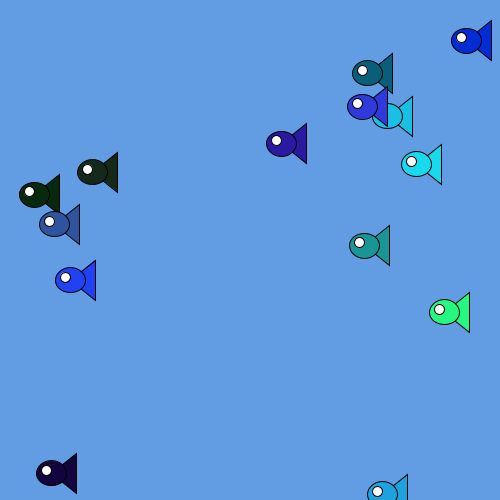
Frame 1 (no input)
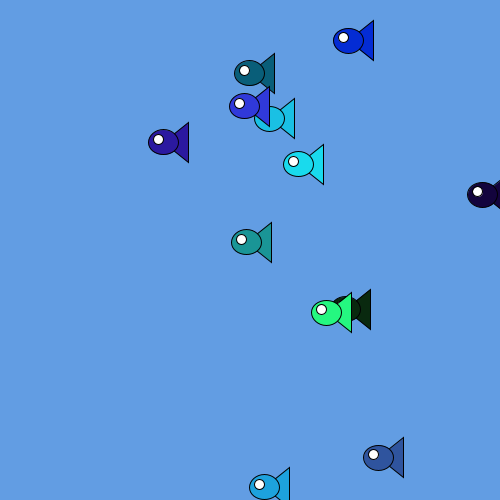
Frame 60 (the mouse pressed at the canvas centre just before this capture)
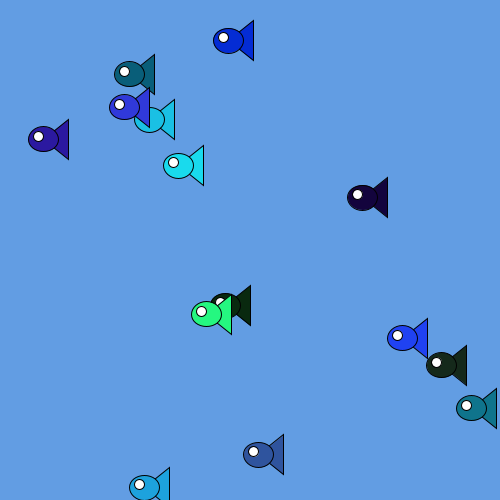
Frame 120 (the mouse held since frame 60 and released just before this capture)

The Processing sketch that drew these frames (run headless with seeded random() and noise(); from frame 60 on, the mouse is pressed at the canvas centre):

// Processing sketch: processing_123557
// ── processing_123557.pde

Fish[] fishy=new Fish[20];
void setup() {
  size(500, 500);
  float x = 70;
  float y = 280;
  for (int i =0; i<20;i++) {
    fishy[i] = new Fish (color(random(50), random(255), random(255)), x, y, 2);
    x+=random(width);
    y+=random(height);
    if (x> width) {
      x=random(width);
      y=random(height);
    }
  }
}
void draw() {
  background(#629DE3);
  rectMode(500);
  for (int i =0; i<20;i++) {
    fishy[i].display();
    if (fishy[i].hitTest(mouseX, mouseY)) {
      fishy[i].y-=height;
    }
       fishy[i].swim();
  }
}

class Fish { 
  color c;
  float x;
  float y;
  float xspeed;
  boolean hitTest(float mX, float mY)
  {
    if (dist(x, y, mX, mY)<50)
      return true;
    else return false;
  }
  Fish(color tempC, float tempXpos, float tempYpos, float tempXspeed) { 
    c = tempC;
    x = tempXpos;
    y = tempYpos;
    xspeed = tempXspeed;
  }
  void display() {
    stroke(0);
    fill(c);
    triangle(x, y, x+25, y+20, x+25, y-20);
    ellipse(x, y, 30, 25);
    fill(255);
    ellipse(x-5, y-3, 10, 10);
    frameRate(35);
  }
  void swim() {
    y+= random (-.5,.5);
    x = x -= xspeed;
    if (x < -10) {
      x = width;
      x += random (-100,100);
      y =random(height);
     
    }
  }
}
